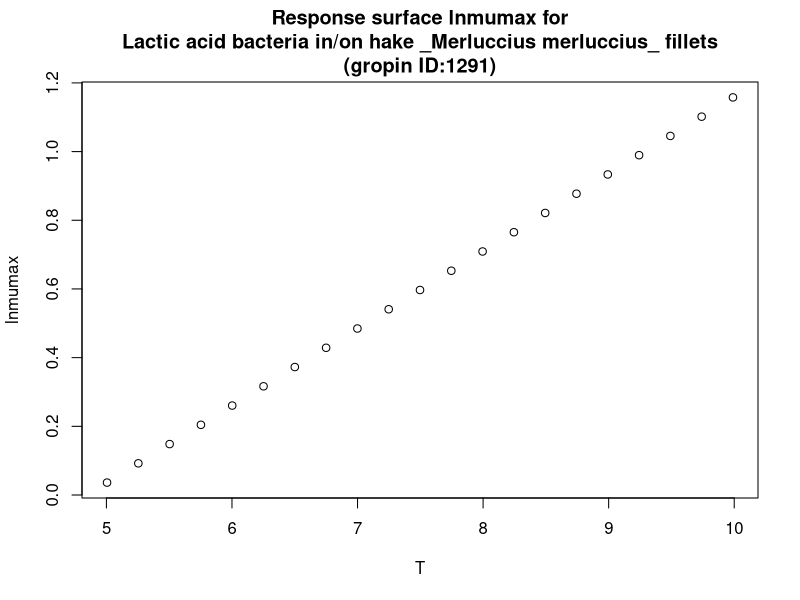

Reproduce this figure in R.
#############################
# start of Parameter script
#############################
T <- seq(5.005,9.99000999000999,length.out=21)
#############################
# end of Parameter script
#############################
############################# 
# start of Model script Gropin ID 1291 
#############################
 
# constant coefficients for this model
 
variables <- data.frame(T)
argumentsPar <- expand.grid(variables)
 
# heart of the model
response_surface <- function(T) {
   mumax <-0.225*T-1.09

return(mumax=mumax)
} 

# output parameters
responseSurface <- cbind(argumentsPar,response_surface(argumentsPar['T']))
colnames(responseSurface) <- c(colnames(argumentsPar),'lnmumax')
#############################
# End of Model script
#############################
############################# 
# start of Visualisation script Gropin ID 1291 
#############################
plot(T,responseSurface$'lnmumax',xlab='T',
                          ylab='lnmumax',main='Response surface lnmumax for
Lactic acid bacteria in/on hake _Merluccius merluccius_ fillets
(gropin ID:1291)')
#############################
# End of Visualisation script
#############################
